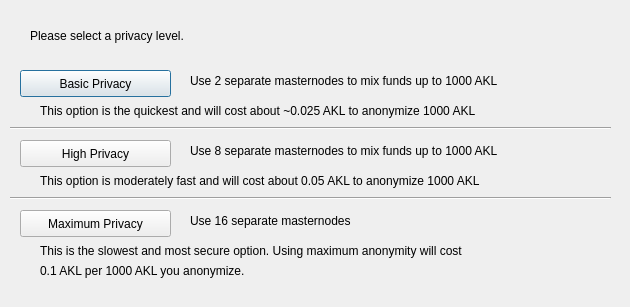
<?xml version="1.0" encoding="UTF-8"?>
<ui version="4.0">
 <class>DarksendConfig</class>
 <widget class="QDialog" name="DarksendConfig">
  <property name="geometry">
   <rect>
    <x>0</x>
    <y>0</y>
    <width>630</width>
    <height>307</height>
   </rect>
  </property>
  <property name="windowTitle">
   <string>Configure PrivateSend</string>
  </property>
  <widget class="QPushButton" name="buttonBasic">
   <property name="geometry">
    <rect>
     <x>20</x>
     <y>70</y>
     <width>151</width>
     <height>27</height>
    </rect>
   </property>
   <property name="text">
    <string>Basic Privacy</string>
   </property>
  </widget>
  <widget class="QPushButton" name="buttonHigh">
   <property name="geometry">
    <rect>
     <x>20</x>
     <y>140</y>
     <width>151</width>
     <height>27</height>
    </rect>
   </property>
   <property name="text">
    <string>High Privacy</string>
   </property>
  </widget>
  <widget class="QPushButton" name="buttonMax">
   <property name="geometry">
    <rect>
     <x>20</x>
     <y>210</y>
     <width>151</width>
     <height>27</height>
    </rect>
   </property>
   <property name="text">
    <string>Maximum Privacy</string>
   </property>
  </widget>
  <widget class="QLabel" name="label">
   <property name="geometry">
    <rect>
     <x>30</x>
     <y>20</y>
     <width>571</width>
     <height>31</height>
    </rect>
   </property>
   <property name="text">
    <string>Please select a privacy level.</string>
   </property>
  </widget>
  <widget class="QLabel" name="label_2">
   <property name="geometry">
    <rect>
     <x>190</x>
     <y>70</y>
     <width>421</width>
     <height>21</height>
    </rect>
   </property>
   <property name="text">
    <string>Use 2 separate masternodes to mix funds up to 1000 AKL</string>
   </property>
  </widget>
  <widget class="QLabel" name="label_3">
   <property name="geometry">
    <rect>
     <x>190</x>
     <y>140</y>
     <width>411</width>
     <height>21</height>
    </rect>
   </property>
   <property name="text">
    <string>Use 8 separate masternodes to mix funds up to 1000 AKL</string>
   </property>
  </widget>
  <widget class="QLabel" name="label_4">
   <property name="geometry">
    <rect>
     <x>190</x>
     <y>210</y>
     <width>421</width>
     <height>21</height>
    </rect>
   </property>
   <property name="text">
    <string>Use 16 separate masternodes</string>
   </property>
  </widget>
  <widget class="QLabel" name="label_6">
   <property name="geometry">
    <rect>
     <x>40</x>
     <y>100</y>
     <width>561</width>
     <height>21</height>
    </rect>
   </property>
   <property name="text">
    <string>This option is the quickest and will cost about ~0.025 AKL to anonymize 1000 AKL</string>
   </property>
  </widget>
  <widget class="QLabel" name="label_7">
   <property name="geometry">
    <rect>
     <x>40</x>
     <y>170</y>
     <width>561</width>
     <height>21</height>
    </rect>
   </property>
   <property name="text">
    <string>This option is moderately fast and will cost about 0.05 AKL to anonymize 1000 AKL</string>
   </property>
  </widget>
  <widget class="QLabel" name="label_8">
   <property name="geometry">
    <rect>
     <x>40</x>
     <y>240</y>
     <width>561</width>
     <height>21</height>
    </rect>
   </property>
   <property name="text">
    <string>This is the slowest and most secure option. Using maximum anonymity will cost</string>
   </property>
  </widget>
  <widget class="QLabel" name="label_9">
   <property name="geometry">
    <rect>
     <x>40</x>
     <y>260</y>
     <width>561</width>
     <height>21</height>
    </rect>
   </property>
   <property name="text">
    <string>0.1 AKL per 1000 AKL you anonymize.</string>
   </property>
  </widget>
  <widget class="Line" name="line">
   <property name="geometry">
    <rect>
     <x>10</x>
     <y>120</y>
     <width>601</width>
     <height>16</height>
    </rect>
   </property>
   <property name="orientation">
    <enum>Qt::Horizontal</enum>
   </property>
  </widget>
  <widget class="Line" name="line_2">
   <property name="geometry">
    <rect>
     <x>10</x>
     <y>190</y>
     <width>601</width>
     <height>16</height>
    </rect>
   </property>
   <property name="orientation">
    <enum>Qt::Horizontal</enum>
   </property>
  </widget>
 </widget>
 <resources/>
 <connections/>
</ui>
